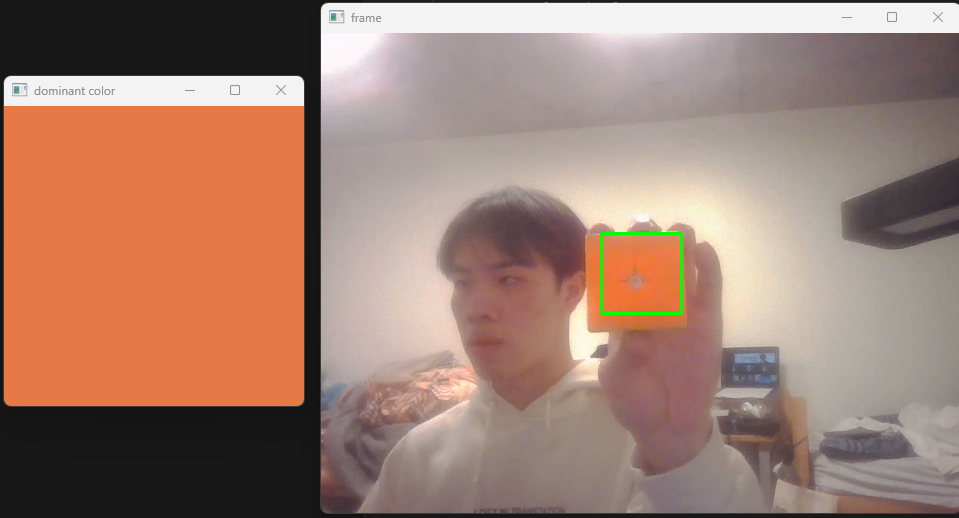
#> input picture 180DA-WarmUp/Lab1/majority_color_ex.png, 959 x 518 px, given in place of the camera
$ python tracking.py
#> lines starting #> are read from the running program, lines starting #| are printed output that depends on the picture; after the words box and inside, x2 and y2 are one past the last pixel; in counts of white or black regions, pixels touching at a corner belong together
import numpy as np
import cv2
"""
Citations:
Video display   https://docs.opencv.org/3.0-beta/doc/py_tutorials/py_gui/py_video_display/py_video_display.html
Bounding box    https://docs.opencv.org/4.x/dd/d49/tutorial_py_contour_features.html

"""
cap = cv2.VideoCapture(0)

while(True):
    # Capture frame-by-frame
    ret, frame = cap.read()
#> frame is the input picture: shape (518, 959, 3); mean B, G, R 114.6, 128.7, 160.8

    # Our operations on the frame come here
    hsvFrame = cv2.cvtColor(frame, cv2.COLOR_BGR2HSV)
#> hsvFrame: shape (518, 959, 3); mean H, S, V 27.6, 59.8, 161.4
    lowerGreenHsv = np.array([50, 50, 50])
    upperGreenHsv = np.array([70, 255, 255])
    mask = cv2.inRange(hsvFrame, lowerGreenHsv, upperGreenHsv)
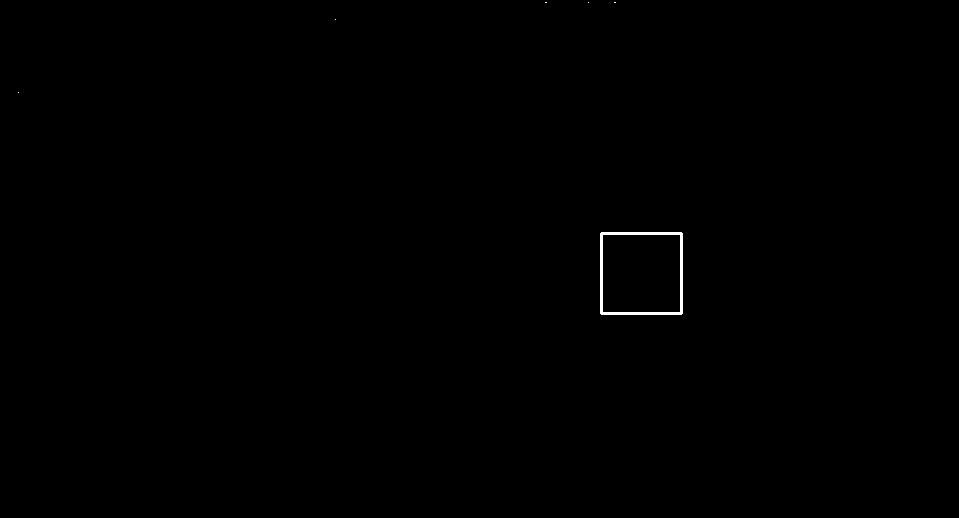
#> mask: shape (518, 959); 0.19% white; 6 white regions (5 under 20 px)

    # Draw bounding box around largest contour
    contours, hierarchy = cv2.findContours(mask, 1, 2)
#> contours = 7 contours, 5 with area under 20; largest, box (x1, y1, x2, y2) and area: (600, 232, 683, 315) 6722, (602, 234, 681, 313) 6082
    if contours:
        largest = max(contours, key=cv2.contourArea)
#> largest = [[601, 232], [600, 233], [600, 313], [601, 314], [681, 314], [682, 313], [682, 233], [681, 232]]
        x, y, w, h = cv2.boundingRect(largest)
#> x = 600; y = 232; w = 83; h = 83
        cv2.rectangle(frame, (x,y), (x+w, y+h), (0,255,0),2)
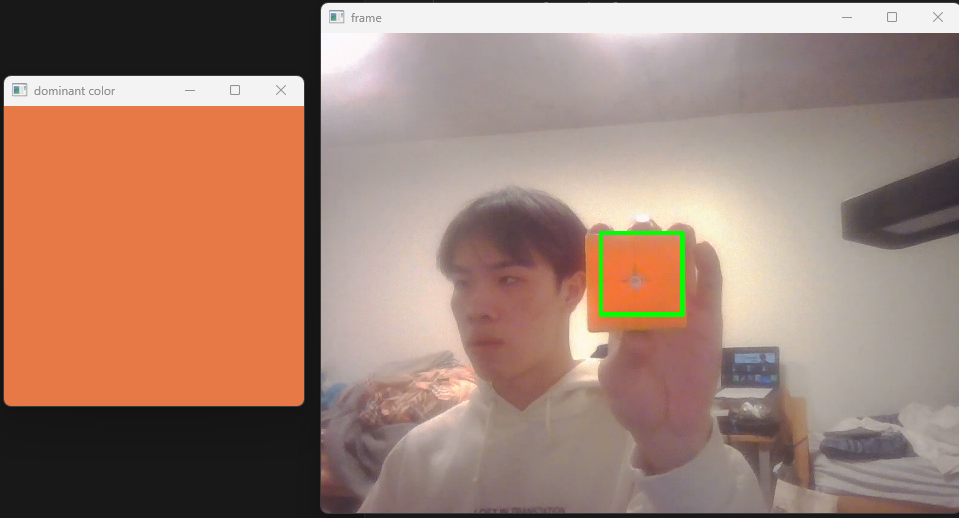
#> frame: shape (518, 959, 3); 0.1% of pixels changed, all inside (x1, y1, x2, y2) = (599, 231, 685, 317)

    # Display the resulting frame
    cv2.imshow('frame', frame)
    if cv2.waitKey(1) & 0xFF == ord('q'):
#> (key q is pressed here)
        break

# When everything done, release the capture
cap.release()
cv2.destroyAllWindows()
